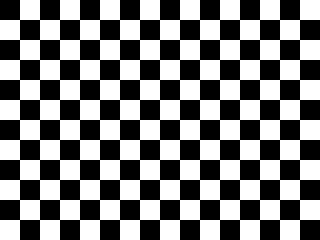
#> input picture lessons/python/素材/synth_grid.png, 320 x 240 px, found by its file name
$ python 4-3.py
#> lines starting #> are read from the running program, lines starting #| are printed output that depends on the picture; after the words box and inside, x2 and y2 are one past the last pixel; in counts of white or black regions, pixels touching at a corner belong together
# 练习 4-3：裁剪棋盘 ROI，统计亮像素，并用花式索引取三行。
import cv2
import numpy as np


gray = cv2.imread("素材/synth_grid.png", cv2.IMREAD_GRAYSCALE)
#> gray: shape (240, 320); values 45 (black) and 210 (white), 50% white; 1 white region, box (x1, y1, x2, y2) and area: (0, 0, 320, 240) 38400
roi = gray[100:180, 200:360]
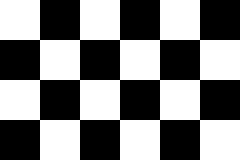
#> roi: shape (80, 120) (shown 2 times larger); values 45 (black) and 210 (white), 50% white; 1 white region, box (x1, y1, x2, y2) and area: (0, 0, 120, 80) 4800
print("roi:", roi.shape, int(roi.min()), int(roi.max()))
#| roi: (80, 120) 45 210

mask = gray >= 200
print("white:", int(mask.sum()), round(float(mask.mean()), 3))
#| white: 38400 0.5
print("rows:", gray[[0, 20], 0:41:20].tolist())
#| rows: [[45, 210, 45], [210, 45, 210]]
ys, xs = np.where(gray < 50)
print("dark first:", int(xs[0]), int(ys[0]))
#| dark first: 0 0

$ run again, with lessons/python/素材/synth_chess_1.png copied over lessons/python/素材/synth_grid.png
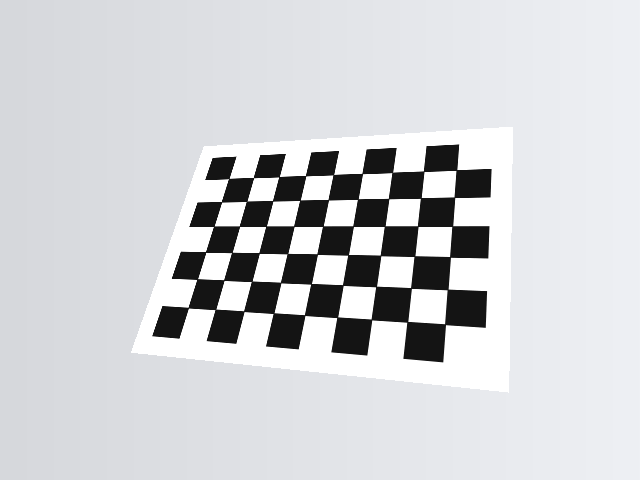
#> input picture lessons/python/素材/synth_chess_1.png, 640 x 480 px, found by its file name
#> `roi = gray[100:180, 200:360]`:
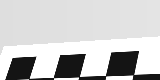
#> roi: shape (80, 160); min 20, max 255, mean 200.7
#| roi: (80, 160) 20 255
#> `mask = gray >= 200`:
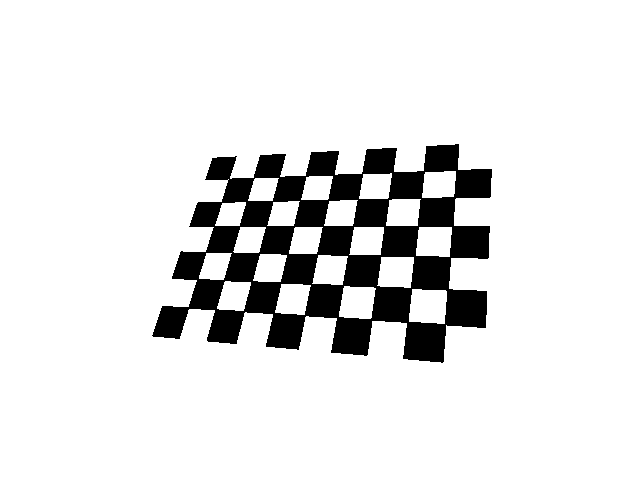
#> mask: shape (480, 640) bool; 89.3% white; 1 black region, box (x1, y1, x2, y2) and area: (152, 144, 492, 363) 32798
#| white: 274402 0.893
#| rows: [[215, 215, 216], [215, 215, 216]]
#| dark first: 444 145
